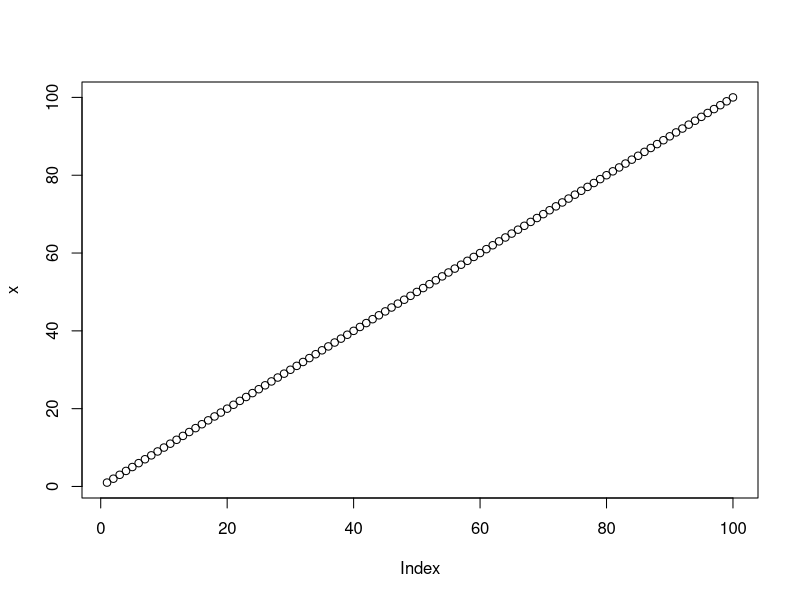
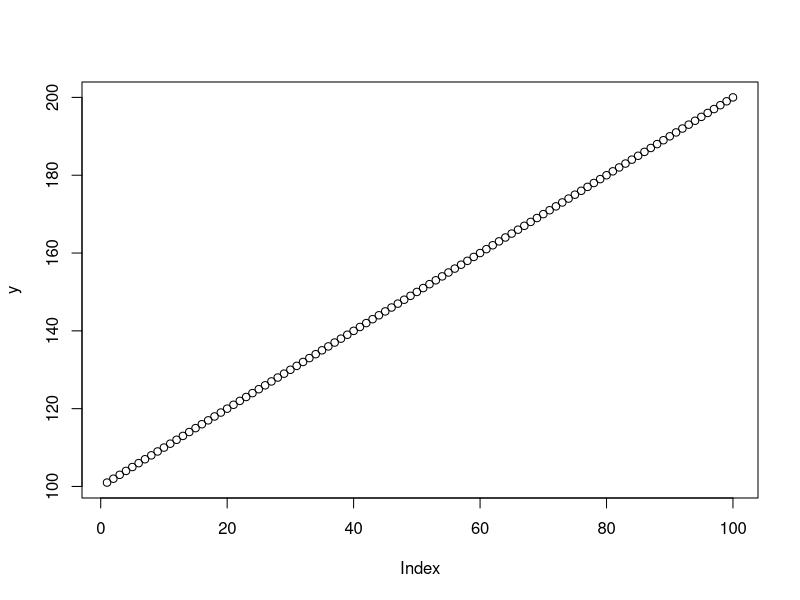
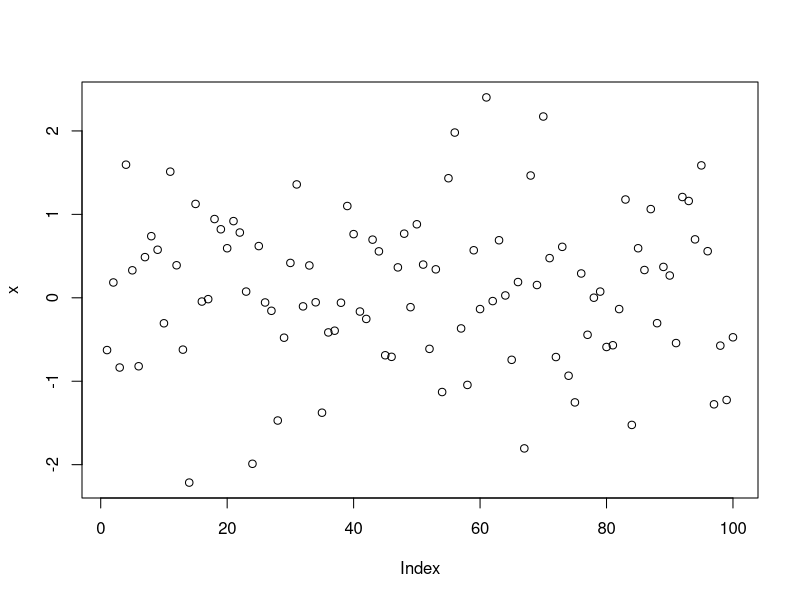
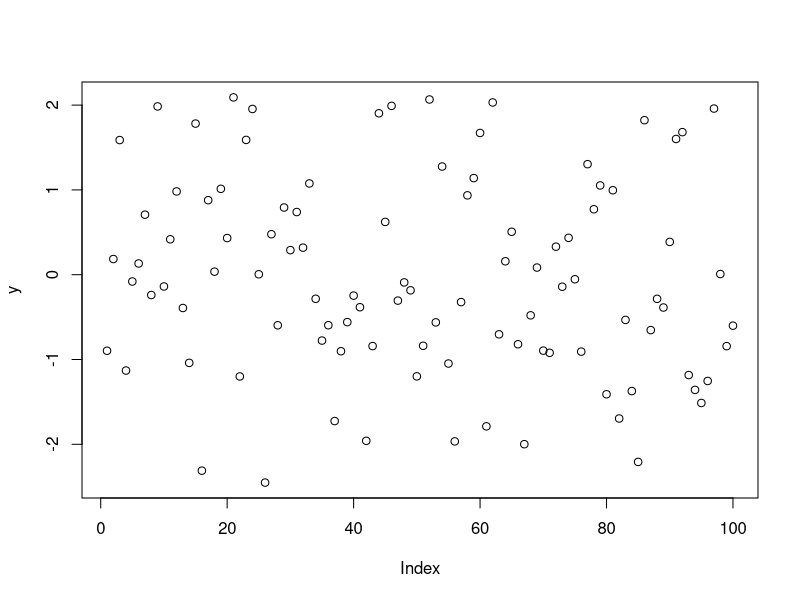

R code for these plots, in order:

#in this case there is a positive covariance between the two variables x and y
x <- seq(1,100)
y <- seq(101,200)

plot(x)
plot(y)

cov(x,y)

#in this case the covariance is approximately 0: x and y are independent variables
set.seed(1)
x <- rnorm(1:100)
plot(x)

set.seed(2)
y <- rnorm(1:100)
plot(y)

cov(x,y)

#correlation is in the range [-1,1]: so it is a normalized covariance
cor(x,y)
#this is how we calculate it so it yields the same result
cov(x,y)/(sd(x)*sd(y))